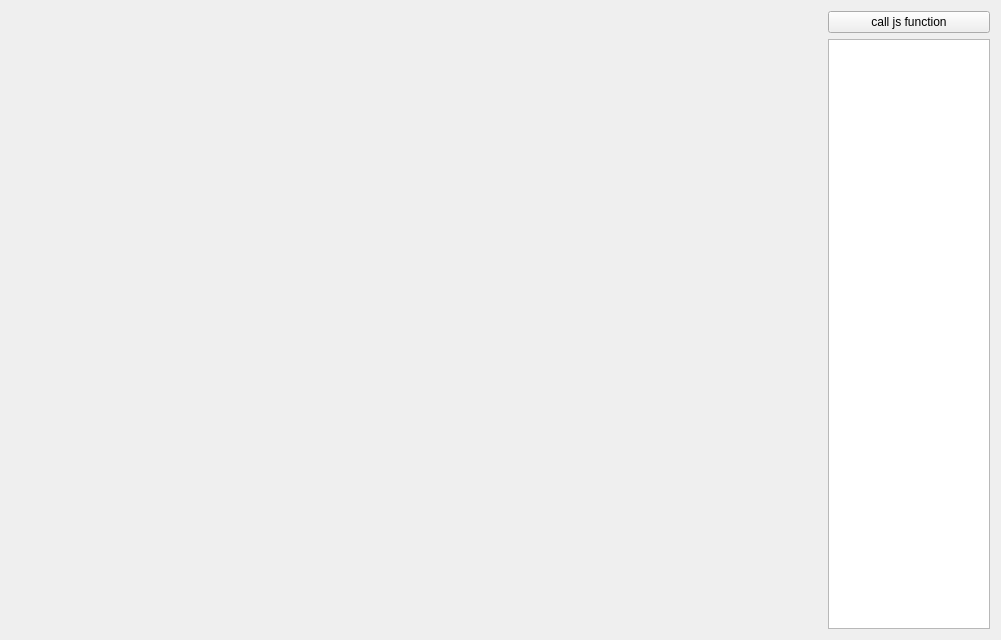
<?xml version="1.0" encoding="UTF-8"?>
<ui version="4.0">
 <class>Widget</class>
 <widget class="QWidget" name="Widget">
  <property name="geometry">
   <rect>
    <x>0</x>
    <y>0</y>
    <width>1001</width>
    <height>640</height>
   </rect>
  </property>
  <property name="windowTitle">
   <string>Widget</string>
  </property>
  <layout class="QGridLayout" name="gridLayout">
   <item row="0" column="0">
    <layout class="QHBoxLayout" name="horizontalLayout" stretch="100,20">
     <item>
      <widget class="QWidget" name="widget" native="true"/>
     </item>
     <item>
      <layout class="QVBoxLayout" name="verticalLayout">
       <item>
        <widget class="QPushButton" name="call_js_function">
         <property name="text">
          <string>call js function</string>
         </property>
        </widget>
       </item>
       <item>
        <widget class="QTextEdit" name="textEdit"/>
       </item>
      </layout>
     </item>
    </layout>
   </item>
  </layout>
 </widget>
 <resources/>
 <connections/>
</ui>
